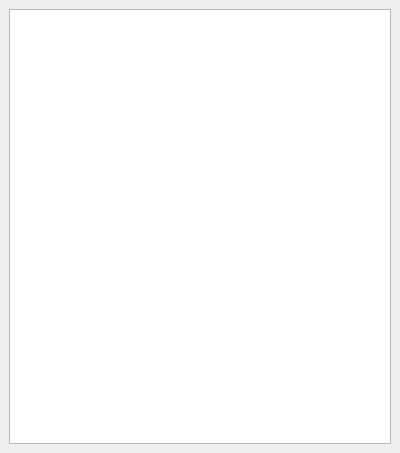
<?xml version="1.0" encoding="UTF-8"?>
<ui version="4.0">
 <class>LogDockWidget</class>
 <widget class="QDockWidget" name="LogDockWidget">
  <property name="geometry">
   <rect>
    <x>0</x>
    <y>0</y>
    <width>400</width>
    <height>453</height>
   </rect>
  </property>
  <property name="windowTitle">
   <string>Log</string>
  </property>
  <widget class="QWidget" name="dockWidgetContents">
   <layout class="QVBoxLayout" name="verticalLayout">
    <item>
     <widget class="QPlainTextEdit" name="log">
      <property name="undoRedoEnabled">
       <bool>false</bool>
      </property>
      <property name="lineWrapMode">
       <enum>QPlainTextEdit::NoWrap</enum>
      </property>
      <property name="readOnly">
       <bool>true</bool>
      </property>
     </widget>
    </item>
   </layout>
  </widget>
 </widget>
 <resources/>
 <connections/>
</ui>
